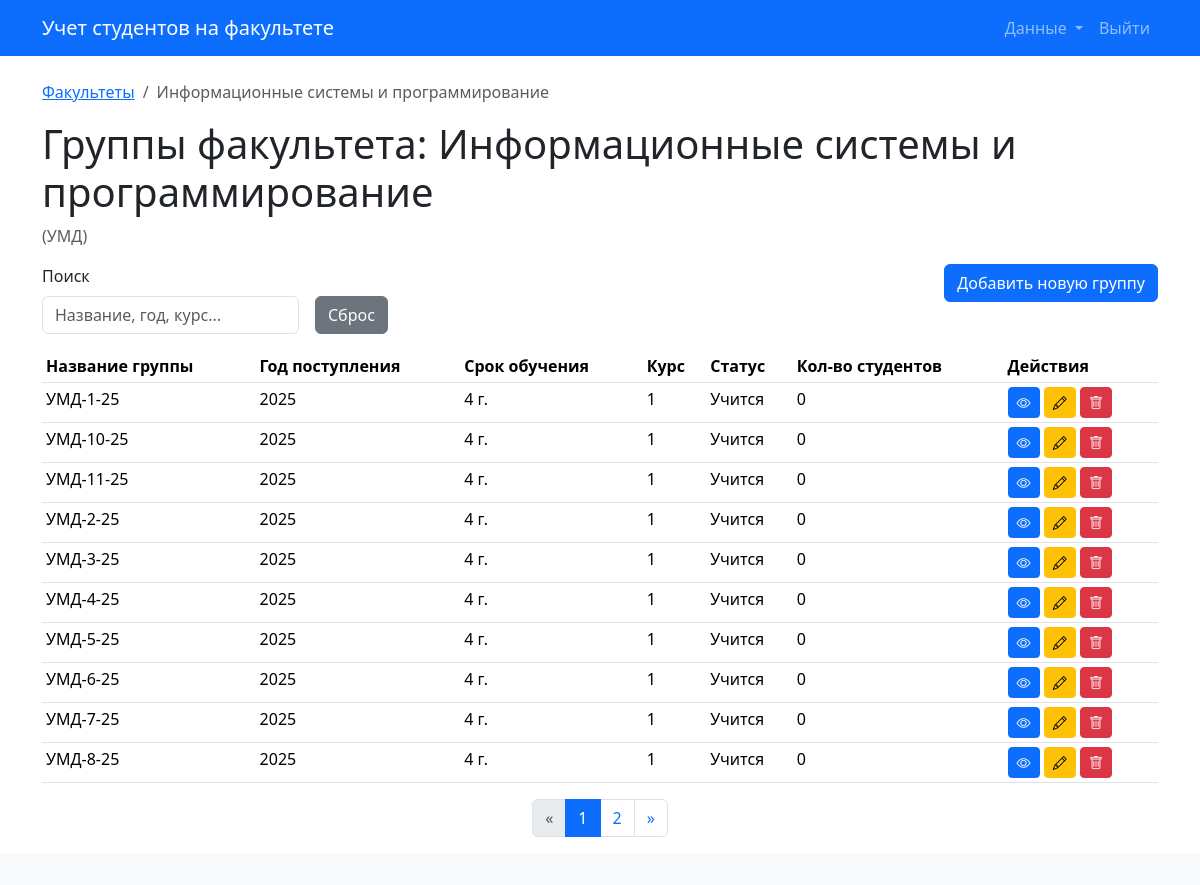
/faculties/1/groups/, run on the app's committed database.
### app/models.py (models this page shows)
class Faculty(db.Model):
    id = db.Column(db.Integer, primary_key=True)
    name = db.Column(db.String(128), nullable=False)
    short_name = db.Column(db.String(32), nullable=False)
    description = db.Column(db.Text)
    groups = db.relationship('Group', backref='faculty', cascade='all, delete-orphan')

class Group(db.Model):
    id = db.Column(db.Integer, primary_key=True)
    year = db.Column(db.Integer, nullable=False)
    duration = db.Column(db.Integer, nullable=False)
    name = db.Column(db.String(64), nullable=False)
    course = db.Column(db.Integer, nullable=False)
    status = db.Column(db.String(32))
    faculty_id = db.Column(db.Integer, db.ForeignKey('faculty.id'), nullable=False)
    students = db.relationship('Student', backref='group', cascade='all, delete-orphan')

### app/routes/groups.py (the view, shortened to what this page needs)
@faculty_groups_bp.route('/')
def list_groups(faculty_id):
    faculty = Faculty.query.get_or_404(faculty_id)
    page = request.args.get('page', 1, type=int)
    per_page = 10
    search_query = request.args.get('search_query', '').strip()
    sort_column_from_request = request.args.get('sort_by')
    current_sort_order = request.args.get('order', 'asc')
    groups_from_db = Group.query.filter_by(faculty_id=faculty.id).all()
    processed_groups = []
    for group_obj in groups_from_db:
        course = (EFFECTIVE_SYSTEM_YEAR - group_obj.year) + 1
        if course < 1: course = 1
        elif course > group_obj.duration: course = group_obj.duration
        status = "Учится"
        if (EFFECTIVE_SYSTEM_YEAR - group_obj.year + 1) > group_obj.duration: status = "Выпущена"
        num_students = Student.query.filter_by(group_id=group_obj.id).count() if hasattr(Student, 'group_id') else 0
        processed_groups.append({
            'id': group_obj.id,
            'name': group_obj.name,
            'year': group_obj.year,
            'duration': group_obj.duration,
            'course': course,
            'status': status,
            'num_students': num_students,
            'faculty_short_name': faculty.short_name # Это может не понадобиться в контексте этого списка
        })
    actual_sort_column = sort_column_from_request if sort_column_from_request else 'name' # Сортируем по имени по умолчанию
    if actual_sort_column != 'default' and processed_groups and actual_sort_column in processed_groups[0]:
        processed_groups.sort(key=lambda x: get_sort_key(x, actual_sort_column), reverse=(current_sort_order == 'desc'))
    elif not processed_groups:
        pass
    else: # Сортировка по умолчанию (если actual_sort_column == 'default' или его нет в ключах)
        processed_groups.sort(key=lambda x: x['name'].lower()) # по имени asc
    total_items = len(processed_groups)
    start_index = (page - 1) * per_page
    end_index = start_index + per_page
    paginated_groups_list = processed_groups[start_index:end_index]
    class SimplePagination:
        def __init__(self, page, per_page, total_items, items):
            self.page = page
            self.per_page = per_page
            self.total = total_items
            self.items = items
            self.pages = (total_items + per_page - 1) // per_page if total_items > 0 else 0
        @property
        def has_prev(self):
            return self.page > 1
        @property
        def has_next(self):
            return self.page < self.pages
        @property
        def next_num(self):
            return self.page + 1 if self.has_next else None
        def iter_pages(self, left_edge=1, left_current=1, right_current=2, right_edge=1):
            last = 0
            for num in range(1, self.pages + 1):
                if num <= left_edge or \
                   (num > self.page - left_current - 1 and num < self.page + right_current) or \
                   num > self.pages - right_edge:
                    if last + 1 != num:
                        yield None
                    yield num
                    last = num
    pagination_obj = SimplePagination(page, per_page, total_items, paginated_groups_list)
    return render_template('groups/list.html',
                           pagination=pagination_obj,
                           faculty=faculty,
                           search_query=search_query,
                           sort_by=sort_column_from_request,
                           order=current_sort_order)

### app/routes/groups.py (called while the page is built)
def get_sort_key(item, column):
    val = item.get(column)
    if isinstance(val, (int, float)):
        return val
    if isinstance(val, str):
        return val.lower()
    return val # На случай None или других типов

### app/templates/groups/list.html (shortened to what this page needs)
{% extends "base.html" %}
{% block content %}
    <nav aria-label="breadcrumb">
        <ol class="breadcrumb">
            <li class="breadcrumb-item"><a href="{{ url_for('faculties.list_faculties') }}">Факультеты</a></li>
            <li class="breadcrumb-item active" aria-current="page">{{ faculty.name }}</li>
        </ol>
    </nav>
    <h1>Группы факультета: {{ faculty.name }}</h1>
    <p class="text-muted">({{ faculty.short_name }})</p>
    <div class="row mb-3">
        <div class="col-md-8">
            <form method="GET" action="{{ url_for('.list_groups', faculty_id=faculty.id) }}" class="row g-3 align-items-end" id="filterSortFormGroups">
                <div class="col-auto">
                    <label for="search_query_group" class="form-label">Поиск</label>
                    <input type="text" name="search_query" id="search_query_group" class="form-control" placeholder="Название, год, курс..." value="{{ search_query or '' }}" onchange="this.form.submit()">
                </div>
                <div class="col-auto">
                    <a href="{{ url_for('.list_groups', faculty_id=faculty.id) }}" class="btn btn-secondary">Сброс</a>
                </div>
            </form>
        </div>
        <div class="col-md-4 text-end">
            <a href="{{ url_for('.create_group', faculty_id=faculty.id) }}" class="btn btn-primary">Добавить новую группу</a>
        </div>
    </div>
    {% if pagination and pagination.items %}
    <table class="table table-hover table-sm">
        <thead>
            <tr>
                <th scope="col" class="sortable-header-group {% if sort_by and sort_by == 'name' %}active-sort-{{ order }}{% endif %}" data-sort="name">
                </th>
                <th scope="col" class="sortable-header-group {% if sort_by and sort_by == 'year' %}active-sort-{{ order }}{% endif %}" data-sort="year">
                </th>
                <th scope="col" class="sortable-header-group {% if sort_by and sort_by == 'duration' %}active-sort-{{ order }}{% endif %}" data-sort="duration">
                </th>
                <th scope="col" class="sortable-header-group {% if sort_by and sort_by == 'course' %}active-sort-{{ order }}{% endif %}" data-sort="course">
                </th>
                <th scope="col" class="sortable-header-group {% if sort_by and sort_by == 'status' %}active-sort-{{ order }}{% endif %}" data-sort="status">
                </th>
                <th scope="col" class="sortable-header-group {% if sort_by and sort_by == 'num_students' %}active-sort-{{ order }}{% endif %}" data-sort="num_students">
                </th>
                <th scope="col">Действия</th>
            </tr>
        </thead>
        <tbody>
            {% for group_item in pagination.items %}
            <tr>
                <td>{{ group_item.name }}</td>
                <td>{{ group_item.year }}</td>
                <td>{{ group_item.duration }} г.</td>
                <td>{{ group_item.course }}</td>
                <td>{{ group_item.status }}</td>
                <td>{{ group_item.num_students }}</td>
                <td>
                    <a href="{{ url_for('group_students.list_students_in_group', group_id=group_item.id) }}" class="btn btn-sm btn-primary" title="Просмотр студентов">
                        <i class="bi bi-eye"></i>
                    </a>
                    <a href="{{ url_for('groups.edit_group', id=group_item.id) }}" class="btn btn-sm btn-warning" title="Редактировать">
                        <i class="bi bi-pencil"></i>
                    </a>
                    <button type="button" class="btn btn-sm btn-danger delete-group-btn"
                            data-bs-toggle="modal"
                            data-bs-target="#confirmDeleteGroupModal"
                            data-group-id="{{ group_item.id }}"
                            data-group-name="{{ group_item.name }}"
                            title="Удалить">
                        <i class="bi bi-trash"></i>
                    </button>
                </td>
            </tr>
            {% endfor %}
        </tbody>
    </table>
    {% else %}
    <p>Для данного факультета группы еще не созданы или не найдены по вашему запросу.</p>
    {% endif %}
    {% if pagination and pagination.pages > 1 %}
    <nav aria-label="Page navigation">
        <ul class="pagination justify-content-center">
            <li class="page-item {% if not pagination.has_prev %}disabled{% endif %}">
                <a class="page-link" href="{% if pagination.has_prev %}{{ url_for('.list_groups', faculty_id=faculty.id, page=pagination.prev_num, search_query=search_query, sort_by=sort_by, order=order) }}{% else %}#__{% endif %}" aria-label="Previous">
                    <span aria-hidden="true">&laquo;</span>
                </a>
            </li>
            {% for p_num in pagination.iter_pages() %}
                {% if p_num %}
                    <li class="page-item {% if p_num == pagination.page %}active{% endif %}">
                        <a class="page-link" href="{{ url_for('.list_groups', faculty_id=faculty.id, page=p_num, search_query=search_query, sort_by=sort_by, order=order) }}">{{ p_num }}</a>
                    </li>
                {% else %}
                    <li class="page-item disabled"><span class="page-link">...</span></li>
                {% endif %}
            {% endfor %}
            <li class="page-item {% if not pagination.has_next %}disabled{% endif %}">
                <a class="page-link" href="{% if pagination.has_next %}{{ url_for('.list_groups', faculty_id=faculty.id, page=pagination.next_num, search_query=search_query, sort_by=sort_by, order=order) }}{% else %}#__{% endif %}" aria-label="Next">
                    <span aria-hidden="true">&raquo;</span>
                </a>
            </li>
        </ul>
    </nav>
    {% endif %}
{% endblock %}

### app/templates/groups/list.html (style rules this page uses)
.sortable-header-group { cursor: pointer; }

### data on the page
Faculty: name "Информационные системы и программирование", short_name "УМД"
Group: name "УМД-1-25", year "2025"
Group: name "УМД-10-25", year "2025"
Group: name "УМД-11-25", year "2025"
Group: name "УМД-2-25", year "2025"
Group: name "УМД-3-25", year "2025"
Group: name "УМД-4-25", year "2025"
Group: name "УМД-5-25", year "2025"
Group: name "УМД-6-25", year "2025"
Group: name "УМД-7-25", year "2025"
Group: name "УМД-8-25", year "2025"

### other printed values
{{ group_item.duration }} "4" "4" "4" "4" "4" "4" "4" "4" "4" "4"
{{ group_item.course }} "1" "1" "1" "1" "1" "1" "1" "1" "1" "1"
{{ group_item.status }} "Учится" "Учится" "Учится" "Учится" "Учится" "Учится" "Учится" "Учится" "Учится" "Учится"
{{ group_item.num_students }} "0" "0" "0" "0" "0" "0" "0" "0" "0" "0"
{{ p_num }} "1" "2"
